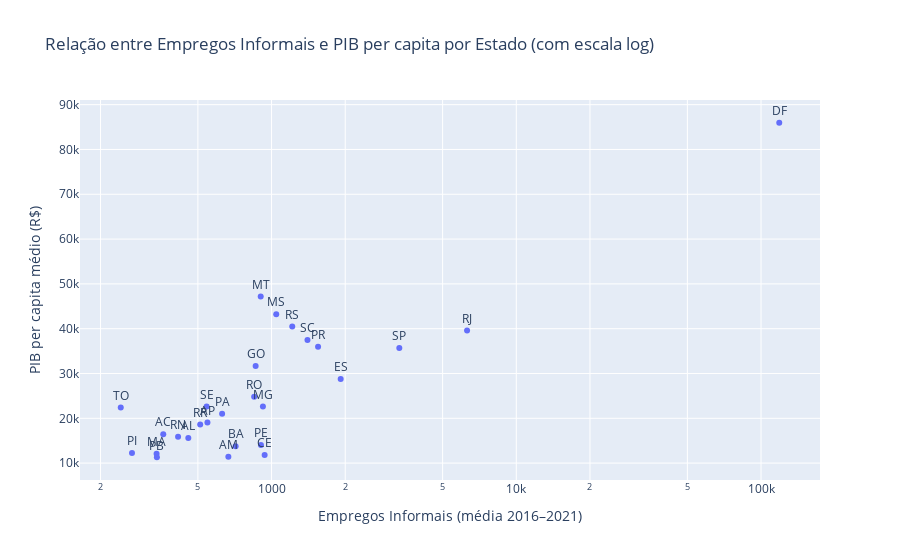

Notebook source saved alongside this figure:
### Markdown cell above
#### 📊 Relação entre Empregos Informais e PIB per capita
O objetivo deste gráfico é investigar se há uma relação entre o nível de informalidade no mercado de trabalho e o desempenho econômico dos estados brasileiros, medido através do PIB per capita. A ideia é identificar se estados com maior proporção de empregos informais apresentam, de fato, um PIB per capita mais baixo, o que pode sugerir vínculos entre economia informal e desenvolvimento econômico.

### Code cell
# Carregar os dados
df = pd.read_csv('dataFrame/BrStatsAtualizada.csv', sep=';', low_memory=False)
df_pib = pd.read_csv('pib_per_capita/pib_per_capita_estados.csv')


for col in ['PessoalOcupado', 'PessoalAssalariado']:
    df[col] = df[col].astype(str).str.replace('.', '', regex=False).str.replace(',', '.', regex=False)
    df[col] = pd.to_numeric(df[col], errors='coerce')  

# Calcular empregos informais
df['Empregos_Informais'] = df['PessoalOcupado'] - df['PessoalAssalariado']

# Agrupar por estado e calcular média entre os anos
df_estado = df.groupby('UF')[['Empregos_Informais']].mean().round(0).astype(int).reset_index()


# Adicionar o PIB per capita médio de cada estado
pib_estado = df_pib.groupby('UF')['PIB_per_capita'].mean().reset_index()
df_estado = pd.merge(df_estado, pib_estado, on='UF')

fig = px.scatter(
    df_estado,
    x='Empregos_Informais',
    y='PIB_per_capita',
    text='UF',
    title='Relação entre Empregos Informais e PIB per capita por Estado (com escala log)',
    labels={
        'Empregos_Informais': 'Empregos Informais (média 2016–2021)',
        'PIB_per_capita': 'PIB per capita médio (R$)'
    },
    log_x=True  
)

fig.update_traces(textposition='top center')
fig.show()

### Figure 1 — Plotly figure (JSON) as saved in the notebook; plotly's stock layout.template omitted (floating-point values rounded to 4 significant figures)
{"data": [{"hovertemplate": "Empregos Informais (média 2016–2021)=%{x}<br>PIB per capita médio (R$)=%{y}<br>UF=%{text}<extra></extra>", "legendgroup": "", "marker": {"color": "#636efa", "symbol": "circle"}, "mode": "markers+text", "name": "", "orientation": "v", "showlegend": false, "text": ["AC", "AL", "AM", "AP", "BA", "CE", "DF", "ES", "GO", "MA", "MG", "MS", "MT", "PA", "PB", "PE", "PI", "PR", "RJ", "RN", "RO", "RR", "RS", "SC", "SE", "SP", "TO"], "textposition": "top center", "type": "scatter", "x": [361, 457, 666, 547, 713, 937, 118695, 1916, 861, 339, 922, 1045, 903, 628, 340, 905, 269, 1549, 6294, 415, 849, 511, 1215, 1402, 543, 3327, 242], "xaxis": "x", "y": [16460.0, 15620.0, 11400.0, 19050.0, 13770.0, 11830.0, 85960.0, 28760.0, 31660.0, 12110.0, 22630.0, 43240.0, 47170.0, 21020.0, 11310.0, 14020.0, 12230.0, 35970.0, 39600.0, 15910.0, 24780.0, 18640.0, 40500.0, 37470.0, 22610.0, 35700.0, 22440.0], "yaxis": "y"}], "layout": {"legend": {"tracegroupgap": 0}, "title": {"text": "Relação entre Empregos Informais e PIB per capita por Estado (com escala log)"}, "xaxis": {"anchor": "y", "domain": [0, 1], "title": {"text": "Empregos Informais (média 2016–2021)"}, "type": "log"}, "yaxis": {"anchor": "x", "domain": [0, 1], "title": {"text": "PIB per capita médio (R$)"}}}}
